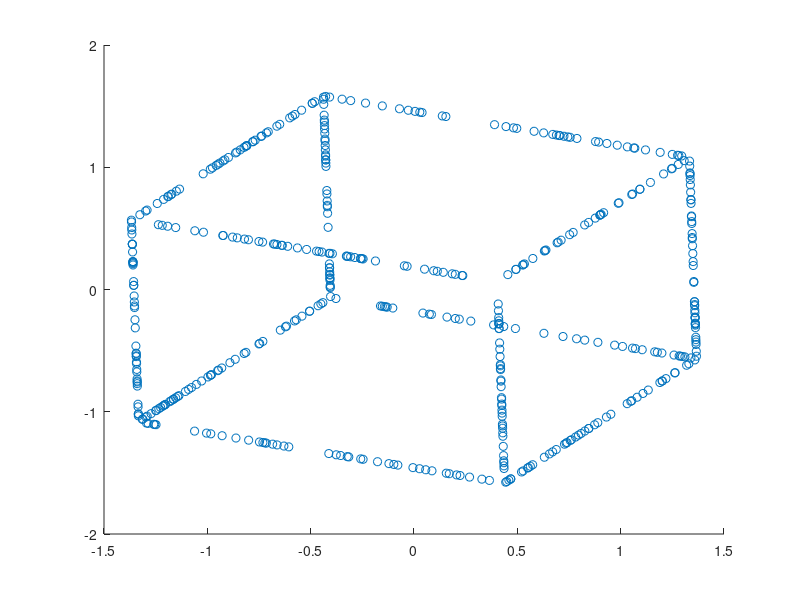

Source code (MATLAB):
#read in filename to save image to
#arglist = argv ();
#filename = arglist{1};

x = dlmread('datapoints/x.txt',',')
y = dlmread('datapoints/y.txt',',')
z = dlmread('datapoints/z.txt',',')

#x = [1,1,-1,-1,1,1,-1,-1]
#y = [1,-1,-1,1,1,-1,-1,1]
#z = [1,1,1,1,-1,-1,-1,-1]



#generate random rotation matrix

[Q,R] = qr(randn(3))
Q = Q*diag(sign(diag(R)))

rotx=[]
roty=[]
rotz=[]

for i=1:(length(x))
  point=[x(:,i);y(:,i);z(:,i)]
  rot_p = Q*point
  rotx = [rotx,rot_p(1,:)]
  roty = [roty,rot_p(2,:)]
  rotz = [rotz,rot_p(3,:)]
end



#add in integer after xyz to control size of datapoints. Default seems fine for now
#scatter3(x,y,z,5)

#scatter3(x,y,z)
#scatter3(rotx,roty,rotz)
scatter(roty,rotz)
#axis("off")

#print -dpng derp
#print (filename, "-dpng")
